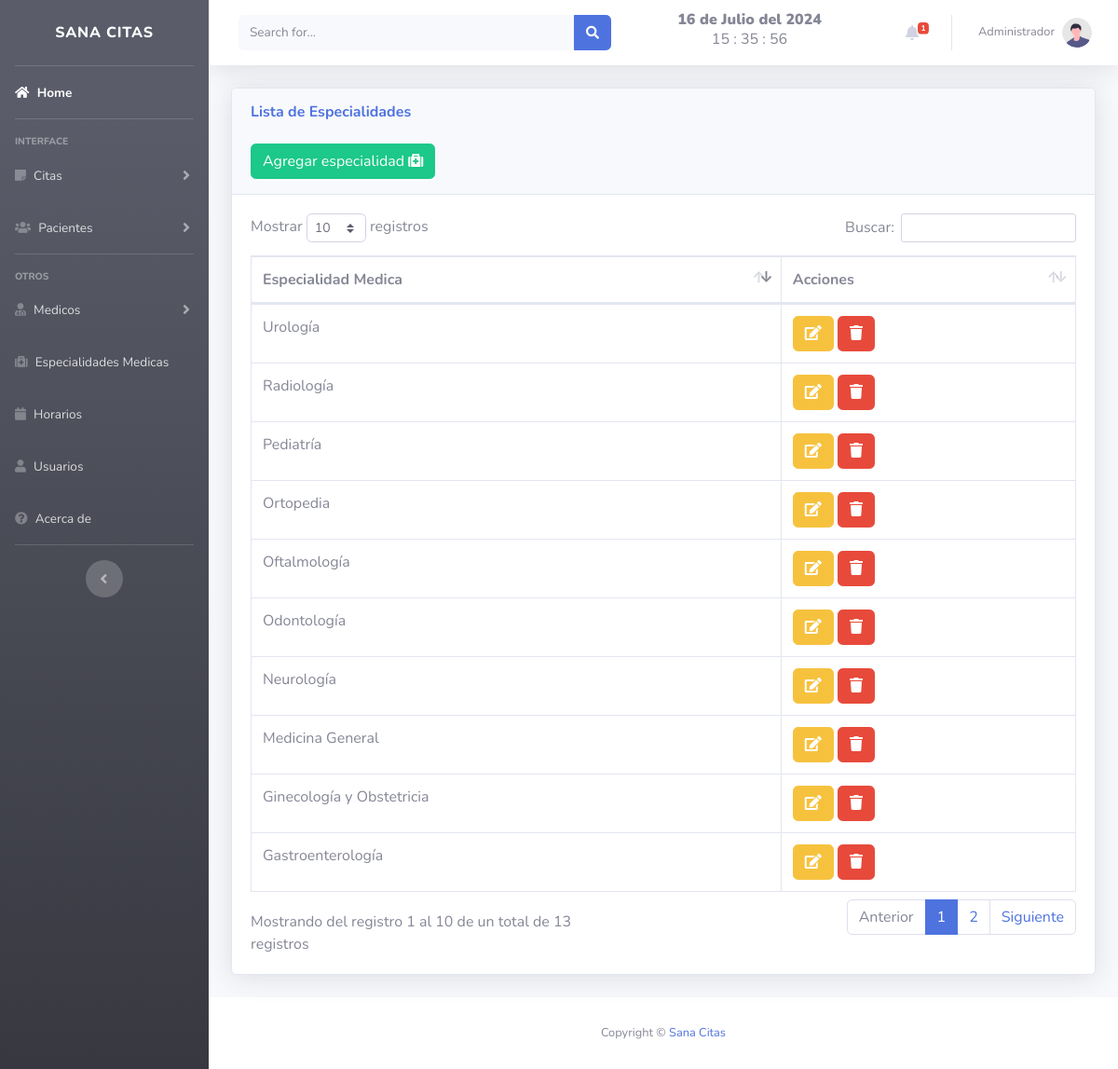
/views/especialidades.php (signed in), run on the app's committed database.
### tables this page shows
CREATE TABLE `especialidades` (
  `id` int(11) NOT NULL,
  `nombre` varchar(100) NOT NULL,
  `fecha` timestamp NOT NULL DEFAULT current_timestamp()
);

### views/especialidades.php (the view, shortened to what this page needs)
<!DOCTYPE html>
<html lang="en">
<head>
</head>
<?php include "../includes/header.php"; ?>
<body id="page-top">
    <div class="container-fluid">
        <div class="card shadow mb-4">
            <div class="card-header py-3">
                <h6 class="m-0 font-weight-bold text-primary">Lista de Especialidades</h6>
                <br>
                <button type="button" class="btn btn-success" data-toggle="modal" data-target="#especialidad">
                    <span class="glyphicon glyphicon-plus"></span> Agregar especialidad <i class="fa fa-medkit" aria-hidden="true"></i> </a></button>
            </div>
            <div class="card-body">
                <div class="table-responsive">
                    <table class="table table-bordered" id="dataTable" width="100%" cellspacing="0">
                        <thead>
                            <tr>
                                <th>Especialidad Medica</th>
                                <th>Acciones</th>
                            </tr>
                        </thead>
                        <?php
                        include "../includes/db.php";
                        $result = mysqli_query($conexion, "SELECT * FROM especialidades ");
                        while ($fila = mysqli_fetch_assoc($result)) :
                        ?>
                            <tr>
                                <td><?php echo $fila['nombre']; ?></td>
                                <td>
                                    <a class="btn btn-warning" href="../includes/editar_esp.php?id=<?php echo $fila['id'] ?> ">
                                        <i class="fa fa-edit "></i> </a>
                                    <a href="../includes/eliminar_esp.php?id=<?php echo $fila['id'] ?> " class="btn btn-danger btn-del">
                                        <i class="fa fa-trash "></i></a></button>
                                </td>
                            </tr>
                        <?php endwhile; ?>
                    </table>
                </div>
            </div>
        </div>
    </div>
    <?php include "../includes/footer.php"; ?>
</body>
</html>

### data on the page
especialidades: nombre "Gastroenterología"
especialidades: nombre "Oftalmología"
especialidades: nombre "Ginecología y Obstetricia"
especialidades: nombre "Urología"
especialidades: nombre "Neurología"
especialidades: nombre "Ortopedia"
especialidades: nombre "Pediatría"
especialidades: nombre "Medicina General"
especialidades: nombre "Radiología"
especialidades: nombre "Odontología"

### other printed values
fecha() "16 de Julio del 2024"
$_SESSION['nombre'] "Administrador"
